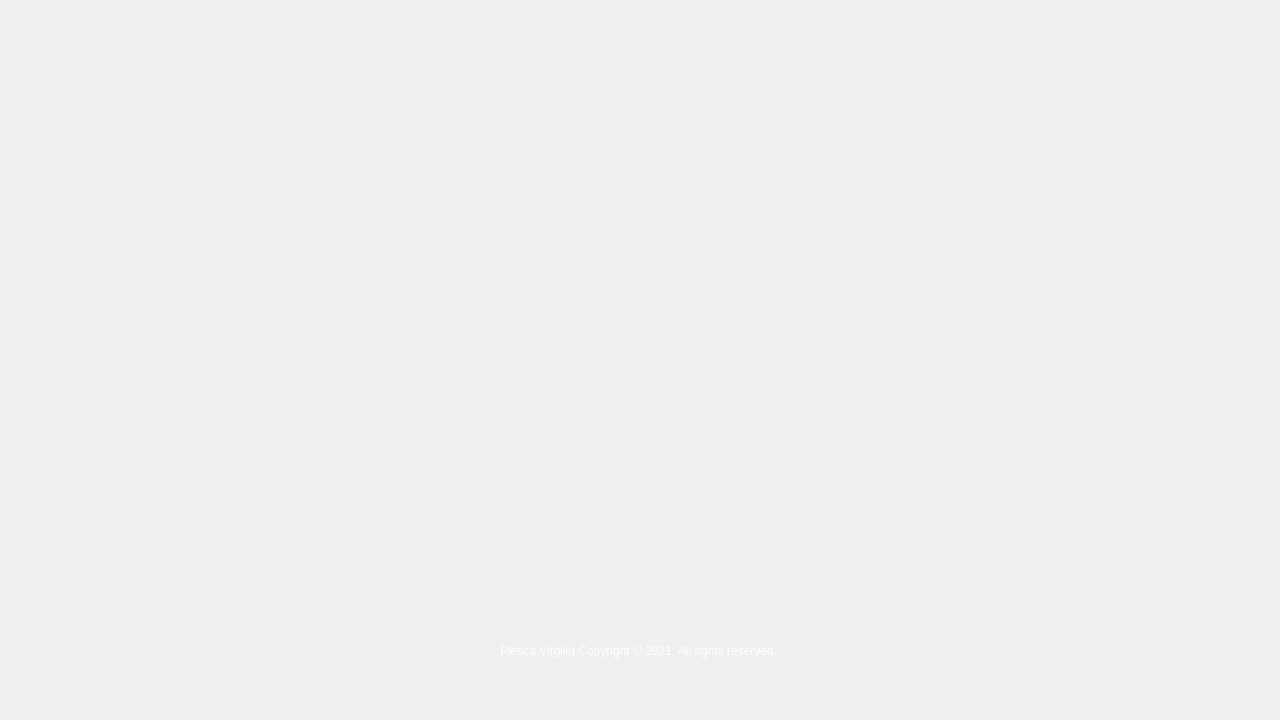
<?xml version="1.0" encoding="UTF-8"?>
<ui version="4.0">
 <class>MainWindow</class>
 <widget class="QMainWindow" name="MainWindow">
  <property name="enabled">
   <bool>true</bool>
  </property>
  <property name="geometry">
   <rect>
    <x>0</x>
    <y>0</y>
    <width>1280</width>
    <height>720</height>
   </rect>
  </property>
  <property name="windowTitle">
   <string>MainWindow</string>
  </property>
  <property name="styleSheet">
   <string notr="true">QStackedWidget#stackedWidget{
background-image: url(:/BGHD/BgHD.png);
}</string>
  </property>
  <widget class="QWidget" name="centralwidget">
   <widget class="QStackedWidget" name="stackedWidget">
    <property name="geometry">
     <rect>
      <x>0</x>
      <y>0</y>
      <width>1281</width>
      <height>721</height>
     </rect>
    </property>
    <property name="styleSheet">
     <string notr="true">background-color: rgba(255, 255, 255, 0);</string>
    </property>
    <property name="currentIndex">
     <number>1</number>
    </property>
    <widget class="QWidget" name="main_menu"/>
    <widget class="QWidget" name="game_menu">
     <widget class="QLabel" name="label_3">
      <property name="geometry">
       <rect>
        <x>410</x>
        <y>90</y>
        <width>471</width>
        <height>201</height>
       </rect>
      </property>
      <property name="styleSheet">
       <string notr="true">image: url(:/Logo/Logo.png);</string>
      </property>
      <property name="text">
       <string/>
      </property>
     </widget>
     <widget class="QLabel" name="StartLb">
      <property name="geometry">
       <rect>
        <x>520</x>
        <y>400</y>
        <width>251</width>
        <height>81</height>
       </rect>
      </property>
      <property name="cursor">
       <cursorShape>PointingHandCursor</cursorShape>
      </property>
      <property name="styleSheet">
       <string notr="true">image: url(:/startBtn/Start.png);</string>
      </property>
      <property name="text">
       <string/>
      </property>
     </widget>
     <widget class="QLabel" name="label_4">
      <property name="geometry">
       <rect>
        <x>500</x>
        <y>640</y>
        <width>311</width>
        <height>21</height>
       </rect>
      </property>
      <property name="styleSheet">
       <string notr="true">color: rgb(255, 255, 255);</string>
      </property>
      <property name="text">
       <string>Plesca Virgiliu Copyright © 2021. All rights reserved.</string>
      </property>
     </widget>
     <widget class="QLabel" name="QuitLb">
      <property name="geometry">
       <rect>
        <x>520</x>
        <y>520</y>
        <width>251</width>
        <height>81</height>
       </rect>
      </property>
      <property name="cursor">
       <cursorShape>PointingHandCursor</cursorShape>
      </property>
      <property name="styleSheet">
       <string notr="true">image: url(:/quitbtn/Quit.png);</string>
      </property>
      <property name="text">
       <string/>
      </property>
     </widget>
    </widget>
   </widget>
  </widget>
 </widget>
 <resources>
  <include location="img/BGHD.qrc"/>
  <include location="img/mmenu.qrc"/>
  <include location="img/quit.qrc"/>
  <include location="img/Start.qrc"/>
  <include location="img/Logo.qrc"/>
 </resources>
 <connections/>
</ui>
